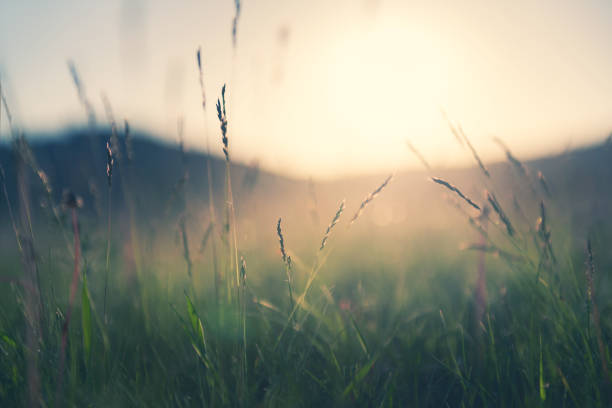
#> input picture pythonStudies1/image.png, 612 x 408 px
$ python main.py
#> lines starting #> are read from the running program, lines starting #| are printed output that depends on the picture
from PIL import Image
from PIL import ImageDraw

img = Image.open("image.png")
#> img is the input picture: PIL image 612x408 RGB; mean R, G, B 143.9, 145.4, 130.3

I1 = ImageDraw.Draw(img)

I1.text((28, 36), "Sadettin Odabasi", fill=(255, 0, 0))

img.show()
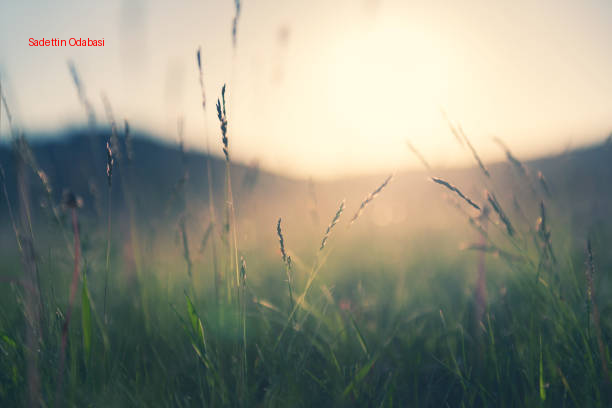
#> shown: PIL image 612x408 RGB; mean R, G, B 144, 145.2, 130.2

img.save("image2.png")
